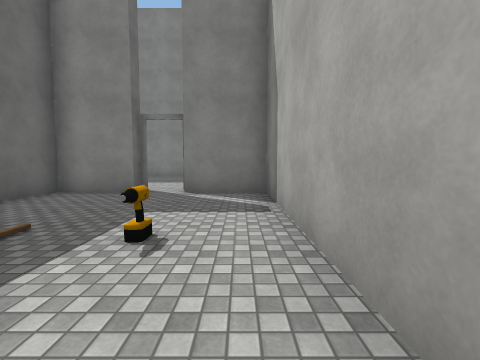
[1] (above)

16 first-person views from a walk through a Unity game level. The camera is 1.4 m above the floor, tilts 4° down and sees 90° across. The floor is counted in squares, 2 m on a side. Each view is taken from the middle of a square. On the plan, view 1 faces up. The plan holds only what a view shows up to about 9 squares ahead; the rest is blank. The place goes on beyond the plan. The player character is not drawn. Door leaves are left out, so doorways stand open. Some surface patterns are stand-ins.

[2]
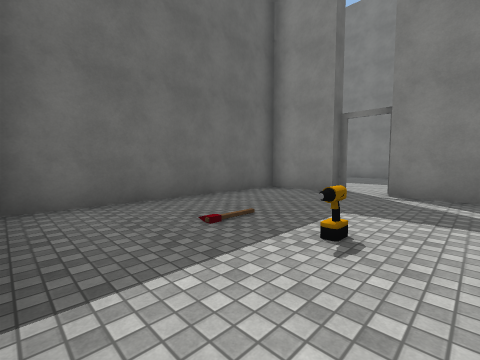

[3]
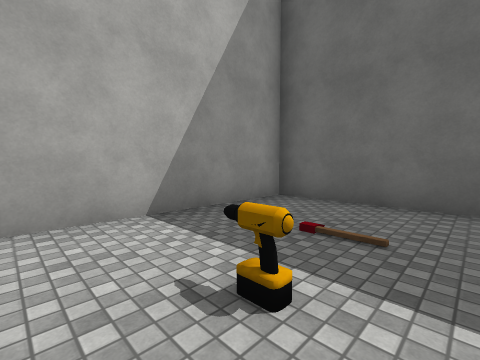

[4]
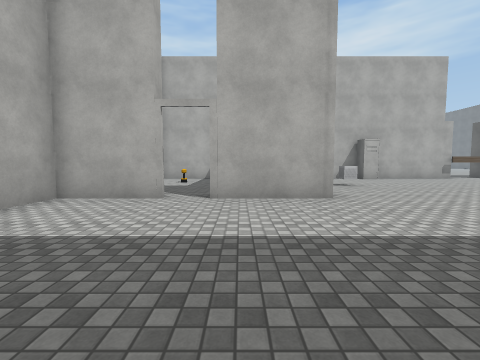

[5]
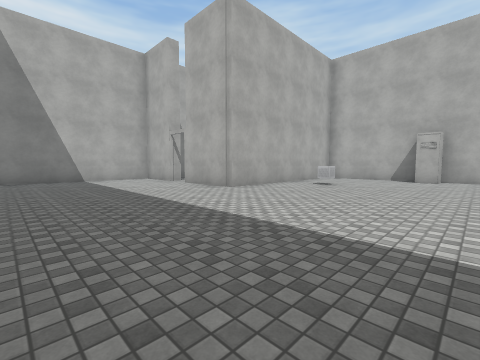

[6]
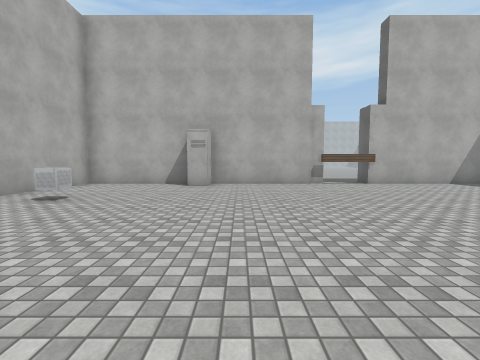

[7]
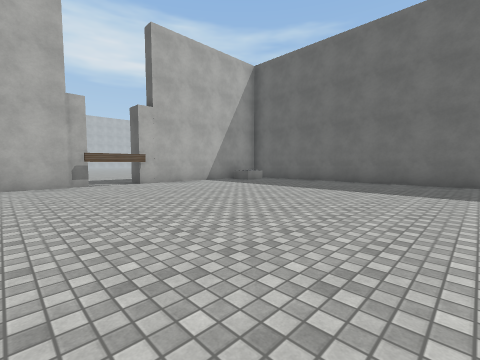

[8]
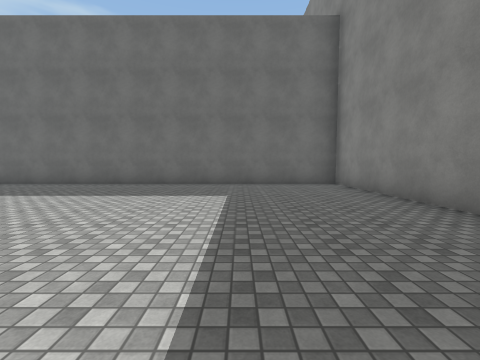

[9]
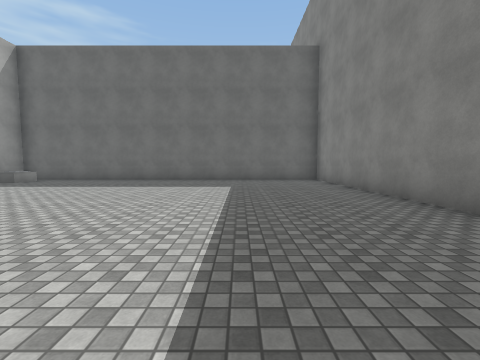

[10]
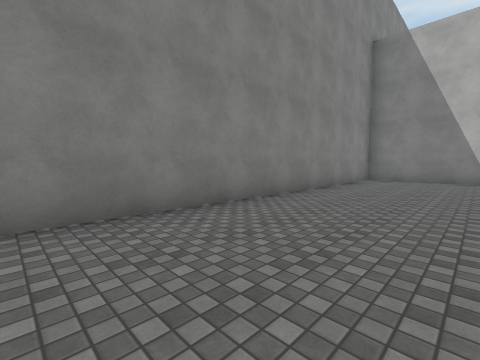

[11]
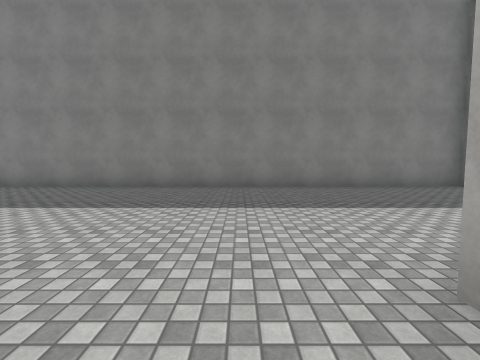

[12]
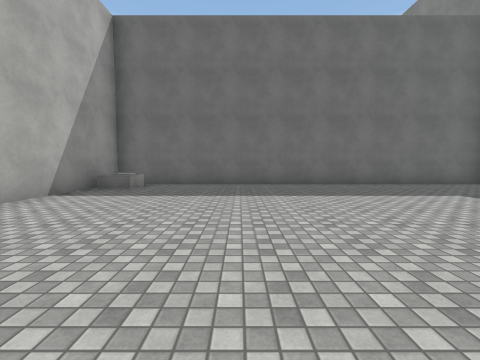

[13]
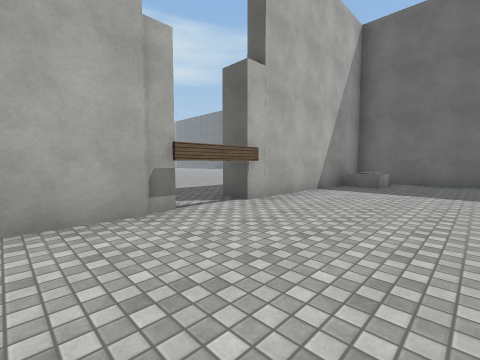

[14]
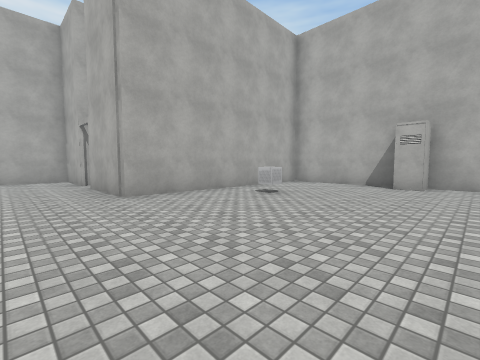

[15]
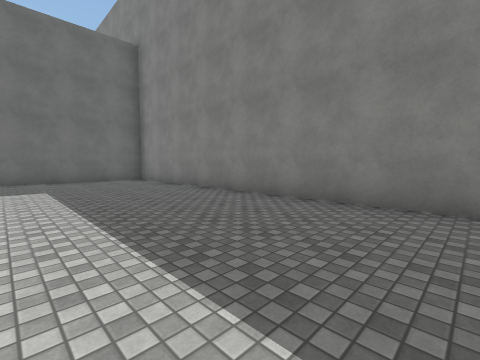

[16]
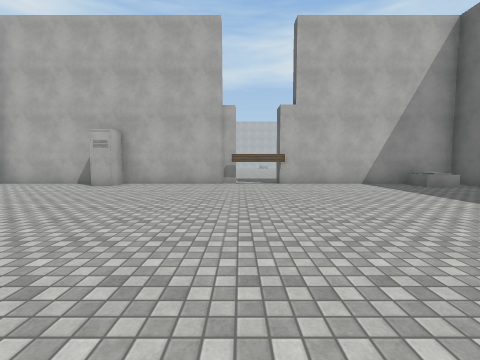

### Floor plan
Points are (right, up) in squares from view 1. A wall is a line through its corners. A room is listed if a view was taken in it or the views show most of it. See-through windows are left out.
Room 1 (views 1, 2, 3)
walls: (-2.5, 5.8) (-4.4, 5.8) (-4.4, -0.1) (0.1, -0.1); (0.7, 0.5) (0.7, 5.8) (-1.3, 5.8)
ways out: open door at (-2, 6) to room 2
objects: other object (-1, 2)
Room 2 (views 4, 5, 6, 7, 8, 9, 10, 11, 12, 13, 14, 15, 16)
walls: (-8.2, -0.1) (-4.9, -0.1) (-4.9, 6.3) (-2.5, 6.3); (-1.3, 6.3) (0.7, 6.3) (0.7, 12.3) (-20.2, 12.3) (-20.2, -0.1) (-9.8, -0.1)
ways out: open door at (-2, 6) to room 1
objects: block (-19, 1); locker (-9, 0); other object (-6, 3)

Where each view was taken, in squares from view 1:
view 1: 0 up, 0 right, facing up
view 2: 0 up, 0 right, facing up-left
view 3: 3 up, 0 right, facing down-left
view 4: 11 up, 3 left, facing down
view 5: 11 up, 10 left, facing down-right
view 6: 8 up, 10 left, facing down
view 7: 8 up, 11 left, facing down-left
view 8: 9 up, 12 left, facing left
view 9: 9 up, 10 left, facing left
view 10: 9 up, 10 left, facing up-right
view 11: 5 up, 6 left, facing up
view 12: 4 up, 12 left, facing left
view 13: 3 up, 11 left, facing down-left
view 14: 8 up, 10 left, facing down-right
view 15: 8 up, 10 left, facing up-left
view 16: 8 up, 13 left, facing down
